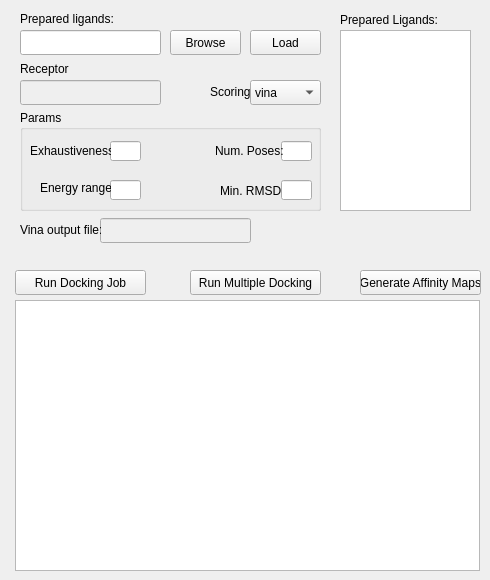
   <widget class="QWidget" name="docking_tab">
    <attribute name="title">
     <string>Docking</string>
    </attribute>
    <widget class="QLineEdit" name="preparedLigand_txt">
     <property name="geometry">
      <rect>
       <x>20</x>
       <y>30</y>
       <width>141</width>
       <height>25</height>
      </rect>
     </property>
     <property name="readOnly">
      <bool>true</bool>
     </property>
    </widget>
    <widget class="QPushButton" name="runDocking_btn">
     <property name="geometry">
      <rect>
       <x>15</x>
       <y>270</y>
       <width>131</width>
       <height>25</height>
      </rect>
     </property>
     <property name="text">
      <string>Run Docking Job</string>
     </property>
    </widget>
    <widget class="QListWidget" name="preparedLigands_lstw_2">
     <property name="enabled">
      <bool>true</bool>
     </property>
     <property name="geometry">
      <rect>
       <x>340</x>
       <y>30</y>
       <width>131</width>
       <height>181</height>
      </rect>
     </property>
     <property name="toolTip">
      <string extracomment="Test tooltip"/>
     </property>
     <property name="toolTipDuration">
      <number>3</number>
     </property>
     <property name="selectionMode">
      <enum>QAbstractItemView::MultiSelection</enum>
     </property>
    </widget>
    <widget class="QLabel" name="label_18">
     <property name="geometry">
      <rect>
       <x>340</x>
       <y>10</y>
       <width>131</width>
       <height>20</height>
      </rect>
     </property>
     <property name="text">
      <string>Prepared Ligands:</string>
     </property>
    </widget>
    <widget class="QPushButton" name="browsePreparedLigand_btn">
     <property name="geometry">
      <rect>
       <x>170</x>
       <y>30</y>
       <width>71</width>
       <height>25</height>
      </rect>
     </property>
     <property name="text">
      <string>Browse</string>
     </property>
    </widget>
    <widget class="QPushButton" name="loadPreparedLigand_btn">
     <property name="geometry">
      <rect>
       <x>250</x>
       <y>30</y>
       <width>71</width>
       <height>25</height>
      </rect>
     </property>
     <property name="text">
      <string>Load</string>
     </property>
    </widget>
    <widget class="QLabel" name="label_20">
     <property name="geometry">
      <rect>
       <x>20</x>
       <y>10</y>
       <width>131</width>
       <height>17</height>
      </rect>
     </property>
     <property name="text">
      <string>Prepared ligands:</string>
     </property>
    </widget>
    <widget class="QLineEdit" name="loadedReceptor_txt">
     <property name="enabled">
      <bool>false</bool>
     </property>
     <property name="geometry">
      <rect>
       <x>20</x>
       <y>80</y>
       <width>141</width>
       <height>25</height>
      </rect>
     </property>
    </widget>
    <widget class="QLabel" name="label_21">
     <property name="geometry">
      <rect>
       <x>20</x>
       <y>60</y>
       <width>71</width>
       <height>17</height>
      </rect>
     </property>
     <property name="text">
      <string>Receptor</string>
     </property>
    </widget>
    <widget class="QGroupBox" name="groupBox">
     <property name="geometry">
      <rect>
       <x>20</x>
       <y>110</y>
       <width>301</width>
       <height>101</height>
      </rect>
     </property>
     <property name="title">
      <string>Params</string>
     </property>
     <widget class="QLineEdit" name="exhaust_txt">
      <property name="enabled">
       <bool>true</bool>
      </property>
      <property name="geometry">
       <rect>
        <x>90</x>
        <y>31</y>
        <width>31</width>
        <height>20</height>
       </rect>
      </property>
      <property name="readOnly">
       <bool>false</bool>
      </property>
      <property name="clearButtonEnabled">
       <bool>false</bool>
      </property>
     </widget>
     <widget class="QLabel" name="label_26">
      <property name="geometry">
       <rect>
        <x>10</x>
        <y>32</y>
        <width>81</width>
        <height>17</height>
       </rect>
      </property>
      <property name="text">
       <string>Exhaustiveness:</string>
      </property>
     </widget>
     <widget class="QLineEdit" name="numPoses_txt">
      <property name="enabled">
       <bool>true</bool>
      </property>
      <property name="geometry">
       <rect>
        <x>261</x>
        <y>31</y>
        <width>31</width>
        <height>20</height>
       </rect>
      </property>
      <property name="readOnly">
       <bool>false</bool>
      </property>
      <property name="clearButtonEnabled">
       <bool>false</bool>
      </property>
     </widget>
     <widget class="QLabel" name="label_32">
      <property name="geometry">
       <rect>
        <x>195</x>
        <y>32</y>
        <width>71</width>
        <height>17</height>
       </rect>
      </property>
      <property name="text">
       <string>Num. Poses:</string>
      </property>
     </widget>
     <widget class="QLineEdit" name="energyRange_txt">
      <property name="enabled">
       <bool>true</bool>
      </property>
      <property name="geometry">
       <rect>
        <x>90</x>
        <y>70</y>
        <width>31</width>
        <height>20</height>
       </rect>
      </property>
      <property name="readOnly">
       <bool>false</bool>
      </property>
      <property name="clearButtonEnabled">
       <bool>false</bool>
      </property>
     </widget>
     <widget class="QLineEdit" name="minRMSD_txt">
      <property name="enabled">
       <bool>true</bool>
      </property>
      <property name="geometry">
       <rect>
        <x>261</x>
        <y>70</y>
        <width>31</width>
        <height>20</height>
       </rect>
      </property>
      <property name="readOnly">
       <bool>false</bool>
      </property>
      <property name="clearButtonEnabled">
       <bool>false</bool>
      </property>
     </widget>
     <widget class="QLabel" name="label_31">
      <property name="geometry">
       <rect>
        <x>20</x>
        <y>68</y>
        <width>71</width>
        <height>20</height>
       </rect>
      </property>
      <property name="text">
       <string>Energy range:</string>
      </property>
     </widget>
     <widget class="QLabel" name="label_33">
      <property name="geometry">
       <rect>
        <x>200</x>
        <y>72</y>
        <width>61</width>
        <height>17</height>
       </rect>
      </property>
      <property name="text">
       <string>Min. RMSD:</string>
      </property>
     </widget>
    </widget>
    <widget class="QPlainTextEdit" name="dockingLogBox">
     <property name="geometry">
      <rect>
       <x>15</x>
       <y>300</y>
       <width>465</width>
       <height>271</height>
      </rect>
     </property>
    </widget>
    <widget class="QPushButton" name="runMultipleDocking_btn">
     <property name="geometry">
      <rect>
       <x>190</x>
       <y>270</y>
       <width>131</width>
       <height>25</height>
      </rect>
     </property>
     <property name="text">
      <string>Run Multiple Docking</string>
     </property>
    </widget>
    <widget class="QComboBox" name="scoring_comboBox">
     <property name="geometry">
      <rect>
       <x>250</x>
       <y>80</y>
       <width>71</width>
       <height>25</height>
      </rect>
     </property>
     <item>
      <property name="text">
       <string>vina</string>
      </property>
     </item>
     <item>
      <property name="text">
       <string>ad4</string>
      </property>
     </item>
     <item>
      <property name="text">
       <string>vinardo</string>
      </property>
     </item>
    </widget>
    <widget class="QLabel" name="label_34">
     <property name="geometry">
      <rect>
       <x>210</x>
       <y>83</y>
       <width>41</width>
       <height>17</height>
      </rect>
     </property>
     <property name="text">
      <string>Scoring:</string>
     </property>
    </widget>
    <widget class="QPushButton" name="generateAffinityMaps_btn">
     <property name="geometry">
      <rect>
       <x>360</x>
       <y>270</y>
       <width>121</width>
       <height>25</height>
      </rect>
     </property>
     <property name="text">
      <string>Generate Affinity Maps</string>
     </property>
    </widget>
    <widget class="QLineEdit" name="vinaoutput_txt">
     <property name="enabled">
      <bool>false</bool>
     </property>
     <property name="geometry">
      <rect>
       <x>100</x>
       <y>218</y>
       <width>151</width>
       <height>25</height>
      </rect>
     </property>
    </widget>
    <widget class="QLabel" name="label_8">
     <property name="geometry">
      <rect>
       <x>20</x>
       <y>221</y>
       <width>81</width>
       <height>17</height>
      </rect>
     </property>
     <property name="text">
      <string>Vina output file:</string>
     </property>
    </widget>
   </widget>
